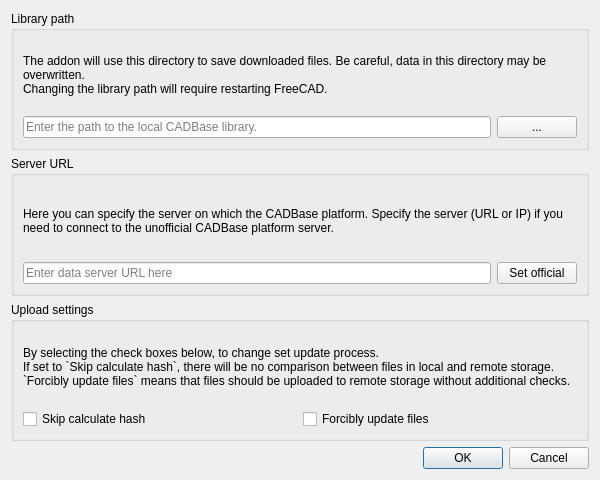
<?xml version="1.0" encoding="UTF-8"?>
<ui version="4.0">
 <class>Config</class>
 <widget class="QDialog" name="Config">
  <property name="geometry">
   <rect>
    <x>0</x>
    <y>0</y>
    <width>600</width>
    <height>480</height>
   </rect>
  </property>
  <property name="windowTitle">
   <string>CADBase Library Configuration</string>
  </property>
  <layout class="QVBoxLayout" name="verticalLayout">
   <item>
    <widget class="QGroupBox" name="groupBox_3">
     <property name="title">
      <string>Library path</string>
     </property>
     <layout class="QHBoxLayout" name="horizontalLayout_3">
      <item>
       <layout class="QVBoxLayout" name="verticalLayout_3">
        <item>
         <widget class="QLabel" name="label">
          <property name="sizePolicy">
           <sizepolicy hsizetype="Minimum" vsizetype="Minimum">
            <horstretch>0</horstretch>
            <verstretch>0</verstretch>
           </sizepolicy>
          </property>
          <property name="lineWidth">
           <number>1</number>
          </property>
          <property name="text">
           <string>The addon will use this directory to save downloaded files. Be careful, data in this directory may be overwritten.
Changing the library path will require restarting FreeCAD.</string>
          </property>
          <property name="wordWrap">
           <bool>true</bool>
          </property>
         </widget>
        </item>
        <item>
         <layout class="QHBoxLayout" name="horizontalLayout_2">
          <item>
           <widget class="QLineEdit" name="lineEdit_3">
            <property name="placeholderText">
             <string>Enter the path to the local CADBase library.</string>
            </property>
           </widget>
          </item>
          <item>
           <widget class="QPushButton" name="pushButton_3">
            <property name="sizePolicy">
             <sizepolicy hsizetype="Minimum" vsizetype="Fixed">
              <horstretch>0</horstretch>
              <verstretch>0</verstretch>
             </sizepolicy>
            </property>
            <property name="cursor">
             <cursorShape>PointingHandCursor</cursorShape>
            </property>
            <property name="accessibleDescription">
             <string/>
            </property>
            <property name="text">
             <string>...</string>
            </property>
           </widget>
          </item>
         </layout>
        </item>
       </layout>
      </item>
     </layout>
    </widget>
   </item>
   <item>
    <widget class="QGroupBox" name="groupBox">
     <property name="title">
      <string>Server URL</string>
     </property>
     <layout class="QHBoxLayout" name="horizontalLayout">
      <item>
       <layout class="QVBoxLayout" name="verticalLayout_4">
        <item>
         <widget class="QLabel" name="label_4">
          <property name="text">
           <string>Here you can specify the server on which the CADBase platform. Specify the server (URL or IP) if you need to connect to the unofficial CADBase platform server.</string>
          </property>
          <property name="wordWrap">
           <bool>true</bool>
          </property>
         </widget>
        </item>
        <item>
         <layout class="QHBoxLayout" name="horizontalLayout_4">
          <item>
           <widget class="QLineEdit" name="lineEdit">
            <property name="placeholderText">
             <string>Enter data server URL here</string>
            </property>
           </widget>
          </item>
          <item>
           <widget class="QPushButton" name="pushButton">
            <property name="cursor">
             <cursorShape>PointingHandCursor</cursorShape>
            </property>
            <property name="text">
             <string>Set official</string>
            </property>
           </widget>
          </item>
         </layout>
        </item>
       </layout>
      </item>
     </layout>
    </widget>
   </item>
   <item>
    <widget class="QGroupBox" name="groupBox_2">
     <property name="title">
      <string>Upload settings</string>
     </property>
     <layout class="QHBoxLayout" name="horizontalLayout_5">
      <item>
       <layout class="QVBoxLayout" name="verticalLayout_5">
        <item>
         <widget class="QLabel" name="label_5">
          <property name="text">
           <string>By selecting the check boxes below, to change set update process.
If set to `Skip calculate hash`, there will be no comparison between files in local and remote storage. `Forcibly update files` means that files should be uploaded to remote storage without additional checks.</string>
          </property>
          <property name="scaledContents">
           <bool>true</bool>
          </property>
          <property name="wordWrap">
           <bool>true</bool>
          </property>
         </widget>
        </item>
        <item>
         <layout class="QHBoxLayout" name="horizontalLayout_5">
          <item>
           <widget class="QCheckBox" name="checkBox_1">
            <property name="text">
             <string>Skip calculate hash</string>
            </property>
           </widget>
          </item>
          <item>
           <widget class="QCheckBox" name="checkBox_2">
            <property name="text">
             <string>Forcibly update files</string>
            </property>
           </widget>
          </item>
         </layout>
        </item>
       </layout>
      </item>
     </layout>
    </widget>
   </item>
   <item>
    <widget class="QDialogButtonBox" name="buttonBox">
     <property name="cursor">
      <cursorShape>PointingHandCursor</cursorShape>
     </property>
     <property name="standardButtons">
      <set>QDialogButtonBox::Cancel|QDialogButtonBox::Ok</set>
     </property>
    </widget>
   </item>
  </layout>
 </widget>
 <resources/>
 <connections/>
</ui>
